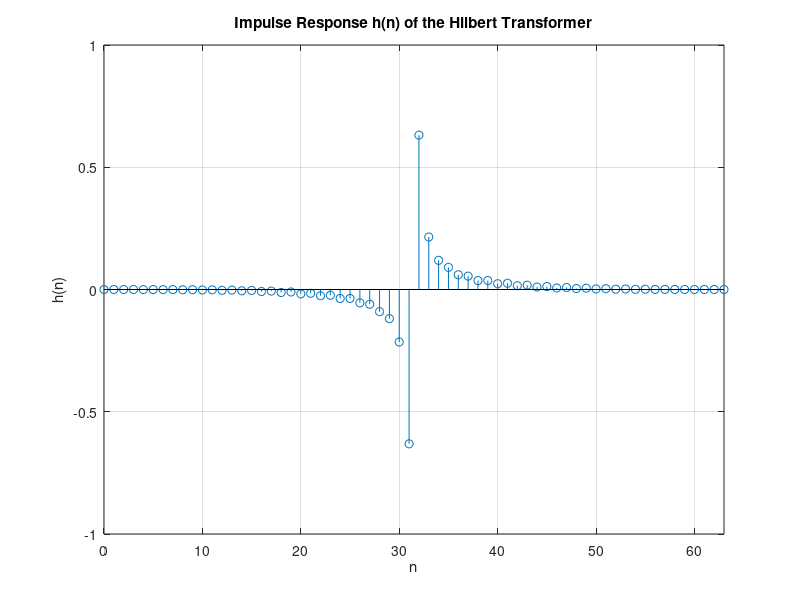
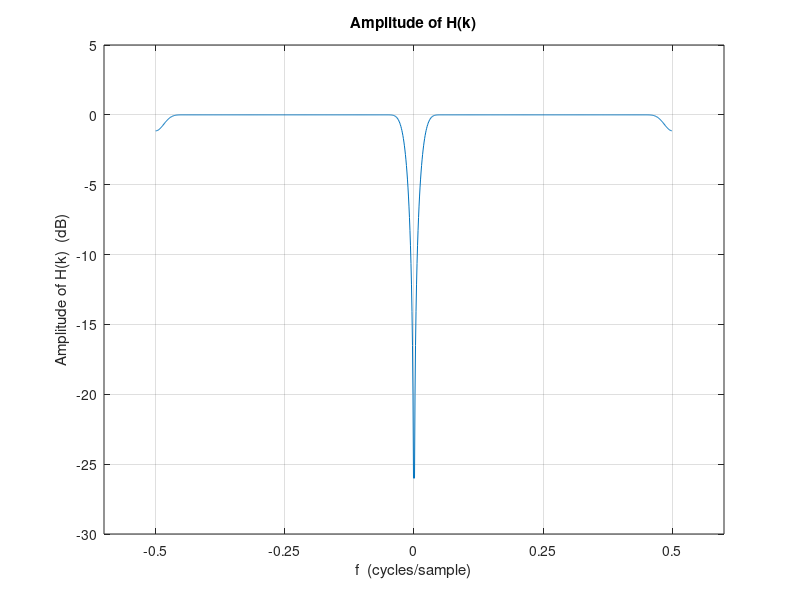
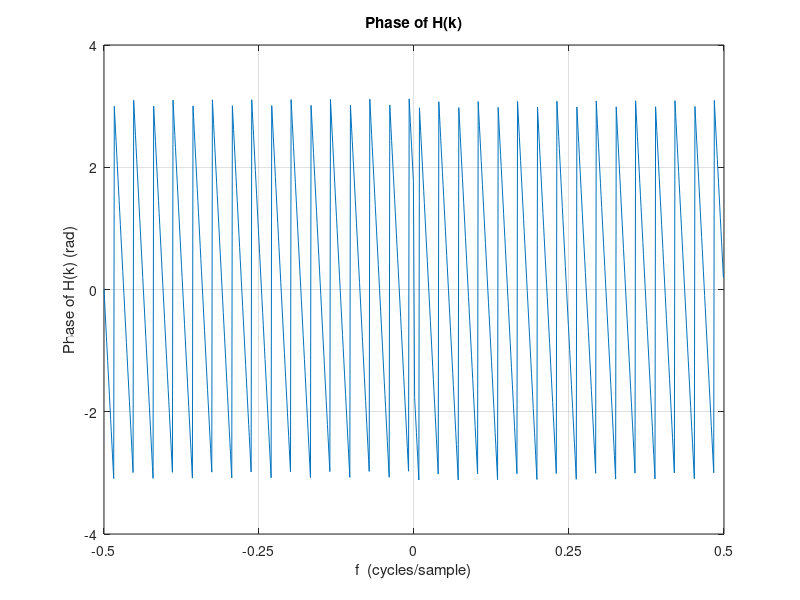
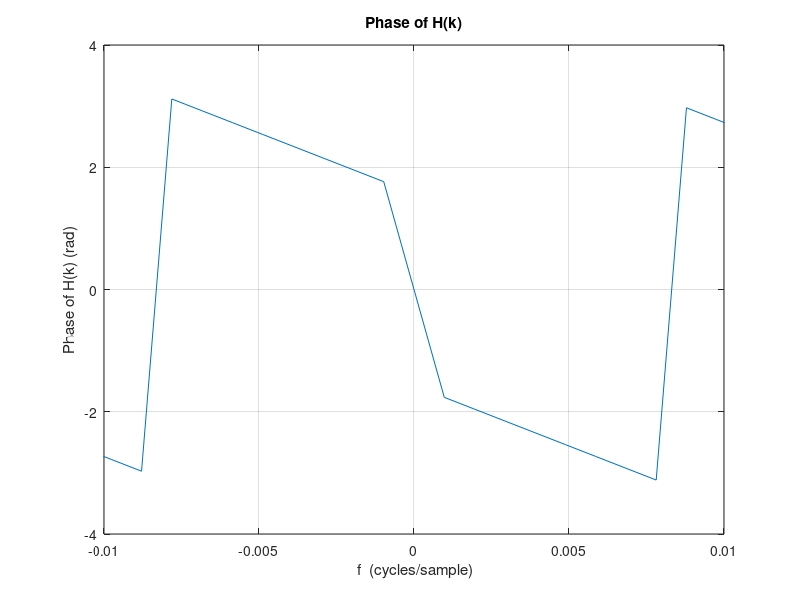

The MATLAB source for these figures, in order:
% Part A & B
% Plot h(n)
n = 0:63;
h = firpm(63,[.1 .9],[1 1],'hilbert');
figure;
stem(n,h); 
title('Impulse Response h(n) of the Hilbert Transformer');
xlabel('n');  
ylabel('h(n)');
xlim([0 63]);
grid;

% Plot H(k)
N = 1024;
f = -0.5 : 1/N : 0.5-1/N;
H = fft(h,N);
H = fftshift(H);
figure;
plot(f,20*log10(abs(H)));     
title('Amplitude of H(k)');
xlabel('f  (cycles/sample)');  
ylabel('Amplitude of H(k)  (dB)');
set(gca,'xtick', [-0.5 -0.25 0 0.25 0.5]);
grid;

figure;
plot(f,angle(H)); 
axis([-0.5 0.5 -4 4]);
title('Phase of H(k)');
xlabel('f  (cycles/sample)');  
ylabel('Phase of H(k) (rad)'); 
set(gca,'xtick', [-0.5 -0.25 0 0.25 0.5]);
grid;


% blow up the phase of H(k) 
figure,  
plot(f,angle(H));        
title('Phase of H(k)');
xlabel(' f  (cycles/sample)');  
ylabel('Phase of H(k) (rad)'); 
axis([-0.01 0.01 -4 4]);
grid;

% Part D
% low-pass filter
hlp = firpm(63,[0 .5 .6 1.0],[1 1 0 0]);
figure;
stem(n,hlp);
title('Impulse response of the low-pass filter');
xlabel('n');  
ylabel('hlp(n)');
xlim([0 63]);
grid;

% Plot H_lp(k)
Hlp = fft(hlp,N);
Hlp = fftshift(Hlp);
figure; 
plot(f, 20*log10(abs(Hlp)));        
title('Magnitude of Hlp(k)');
xlabel('f  (cycles/sample)');  
ylabel('Magnitude of Hlp(k) (dB)');
set(gca,'xtick', [-0.5 -0.25 0 0.25 0.5]);
grid;

figure,  
plot(f,angle(Hlp));        
title('Phase of Hlp(k)');
xlabel('f  (cycles/sample)');  
ylabel('Phase of Hlp(k) (rad)');
set(gca,'xtick', [-0.5 -0.25 0 0.25 0.5]);
grid;

% generate xr(n)
n = 0:1023;
A1 = 10;
A2 = 10^0.5; 
A3 = 1;
f1 = 0.05;
f2 = 0.075; 
f3 = 0.10;
fc = 0.25;
xr = A1*sin(2*pi*f1*n) + A2*sin(2*pi*f2*n) + A3*sin(2*pi*f3*n);

NFFT = 256;
window = kaiser(NFFT,10);
% window = hamming(NFFT);
f_256 = -0.5 : 1/NFFT : 0.5-1/NFFT;

% Xr(k)
Xr = fftshift(fft(xr(257:512).*window', NFFT));
figure;
plot(f_256, 20*log10(abs(Xr)));
set(gca,'xtick', [-0.5 -0.25 0 0.25 0.5]);
title('Magnitude of Xr(k)');
xlabel('f (cycles/sample)');
ylabel('Magnitude of Xr(k) (dB)');
grid;

% Xr'(k)
xrPrime = conv(xr, hlp);
XrPrime = fftshift(fft(xrPrime(257:512).*window', NFFT));
figure;
plot(f_256, 20*log10(abs(XrPrime)));
set(gca,'xtick', [-0.5 -0.25 0 0.25 0.5]);
title("Magnitude of Xr'(k)");
xlabel('f (cycles/sample)');
ylabel("Magnitude of Xr'(k) (dB)");
grid;

% Xi(k)
xi = conv(xr, h);
Xi = fftshift(fft(xi(257:512).*window', NFFT));
figure;
plot(f_256, 20*log10(abs(Xi)));
set(gca,'xtick', [-0.5 -0.25 0 0.25 0.5]);
title("Magnitude of Xi(k)");
xlabel('f (cycles/sample)');
ylabel("Magnitude of Xi(k) (dB)");
grid;

xrcos = xrPrime(64:end).*cos(2*pi*fc*n);
Xrcos = fftshift(fft(xrcos(257:512).*window', NFFT));
figure;
plot(f_256, 20*log10(abs(Xrcos)));
set(gca,'xtick', [-0.5 -0.25 0 0.25 0.5]);
title("FFT of xr'(n)*cos(2*pi*fc*n)");
xlabel('f (cycles/sample)');
ylabel("Magnitude (dB)");
grid;

xisin = xi(64:end).*sin(2*pi*fc*n);
Xisin = fftshift(fft(xisin(257:512).*window', NFFT));
figure;
plot(f_256, 20*log10(abs(Xisin)));
set(gca,'xtick', [-0.5 -0.25 0 0.25 0.5]);
title("FFT of xi(n)*sin(2*pi*fc*n)");
xlabel('f (cycles/sample)');
ylabel("Magnitude (dB)");
grid;

srUSB = xrcos - xisin;
SrUSB = fftshift(fft(srUSB(257:512).*window', NFFT));
figure;
plot(f_256, 20*log10(abs(SrUSB)));
set(gca,'xtick', [-0.5 -0.25 0 0.25 0.5]);
title("Magnitude of Sr(k) (USB)");
xlabel('f (cycles/sample)');
ylabel("Magnitude of Sr(k) (USB) (dB)");
grid;

srLSB = xrcos + xisin;
SrLSB = fftshift(fft(srLSB(257:512).*window', NFFT));
figure;
plot(f_256, 20*log10(abs(SrLSB)));
set(gca,'xtick', [-0.5 -0.25 0 0.25 0.5]);
title("Magnitude of Sr(k) (LSB)");
xlabel('f (cycles/sample)');
ylabel("Magnitude of Sr(k) (LSB) (dB)");
grid;

xn = xrcos + 1i*xisin;
Xn = fftshift(fft(xn(257:512).*window', NFFT));
figure;
plot(f_256, 20*log10(abs(Xn)));
set(gca,'xtick', [-0.5 -0.25 0 0.25 0.5]);
title("Magnitude of X(k)");
xlabel('f (cycles/sample)');
ylabel("Magnitude of X(k) (dB)");
grid;

sn = xn .* exp(1i*2*pi*fc*n);
Sn = fftshift(fft(sn(257:512).*window', NFFT));
figure;
plot(f_256, 20*log10(abs(Sn)));
set(gca,'xtick', [-0.5 -0.25 0 0.25 0.5]);
title("Magnitude of S(k)");
xlabel('f (cycles/sample)');
ylabel("Magnitude of S(k) (dB)");
grid;